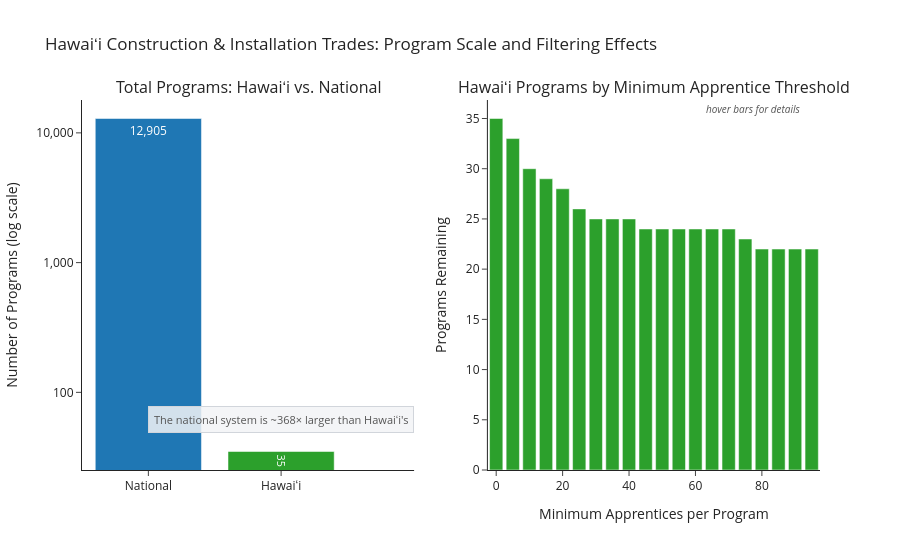

The cell this chart's notebook holds for it:
### Markdown cell above
## 6. Program Scale Visualization

### Code cell
hi_total  = len(hi_metrics_by_program)
nat_total = len(national_metrics_by_program)

min_n_values = np.arange(0, 100, 5)
hi_counts    = [(hi_metrics_by_program['total_apprentices'] >= n).sum() for n in min_n_values]
hi_pct       = [c / hi_total for c in hi_counts]

fig = make_subplots(
    rows=1, cols=2,
    subplot_titles=[
        "Total Programs: Hawaiʻi vs. National",
        "Hawaiʻi Programs by Minimum Apprentice Threshold"
    ],
    specs=[[{"type": "bar"}, {"type": "xy"}]]
)

fig.add_trace(go.Bar(
    x=["National", "Hawaiʻi"], y=[nat_total, hi_total],
    text=[f"{nat_total:,}", f"{hi_total:,}"],
    textposition="inside", textfont=dict(color="white"),
    marker_color=["#1f77b4", "#2ca02c"],
    hovertemplate="<b>%{x}</b><br>Programs: %{y:,}<extra></extra>",
    showlegend=False,
), row=1, col=1)

fig.add_annotation(
    x=1, y=0.10, xref="x1", yref="paper",
    text=f"The national system is ~{nat_total // hi_total}× larger than Hawaiʻi's",
    showarrow=False,
    font=dict(size=11, color="#555555"),
    bgcolor="rgba(243,244,246,0.85)", bordercolor="#D1D5DB",
    borderwidth=1, borderpad=5
)

fig.add_trace(go.Bar(
    x=min_n_values, y=hi_counts,
    marker_color="#2ca02c",
    hovertemplate=(
        "<b>Minimum Apprentices: %{x}</b><br>"
        "Programs Remaining: %{y}<br>"
        "Share Retained: %{customdata:.1%}<extra></extra>"
    ),
    customdata=hi_pct, showlegend=False,
), row=1, col=2)

fig.add_annotation(
    x=.95, y=1, xref="x2 domain", yref="y2 domain",
    text="hover bars for details", showarrow=False,
    font=dict(size=10, color="#555555", style="italic"), xanchor="right",
)

fig.update_layout(
    title=f"{scope_label}: Program Scale and Filtering Effects",
    template="simple_white", showlegend=False, height=550,
)
fig.update_yaxes(
    type="log", title="Number of Programs (log scale)",
    tickvals=[1, 10, 100, 1000, 10000, 30000],
    ticktext=["1", "10", "100", "1,000", "10,000", "30,000"],
    row=1, col=1
)
fig.update_xaxes(title="Minimum Apprentices per Program", row=1, col=2)
fig.update_yaxes(title="Programs Remaining", row=1, col=2)
fig.show()

### Figure 1 — Plotly figure (JSON) as saved in the notebook; plotly's stock layout.template omitted (floating-point values rounded to 4 significant figures)
{"data": [{"hovertemplate": "<b>%{x}</b><br>Programs: %{y:,}<extra></extra>", "marker": {"color": ["#1f77b4", "#2ca02c"]}, "showlegend": false, "text": ["12,905", "35"], "textfont": {"color": "white"}, "textposition": "inside", "type": "bar", "x": ["National", "Hawaiʻi"], "xaxis": "x", "y": [12905, 35], "yaxis": "y"}, {"customdata": [1, 0.9429, 0.8571, 0.8286, 0.8, 0.7429, 0.7143, 0.7143, 0.7143, 0.6857, 0.6857, 0.6857, 0.6857, 0.6857, 0.6857, 0.6571, 0.6286, 0.6286, 0.6286, 0.6286], "hovertemplate": "<b>Minimum Apprentices: %{x}</b><br>Programs Remaining: %{y}<br>Share Retained: %{customdata:.1%}<extra></extra>", "marker": {"color": "#2ca02c"}, "showlegend": false, "type": "bar", "x": [0, 5, 10, 15, 20, 25, 30, 35, 40, 45, 50, 55, 60, 65, 70, 75, 80, 85, 90, 95], "xaxis": "x2", "y": [35, 33, 30, 29, 28, 26, 25, 25, 25, 24, 24, 24, 24, 24, 24, 23, 22, 22, 22, 22], "yaxis": "y2"}], "layout": {"annotations": [{"font": {"size": 16}, "showarrow": false, "text": "Total Programs: Hawaiʻi vs. National", "x": 0.225, "xanchor": "center", "xref": "paper", "y": 1, "yanchor": "bottom", "yref": "paper"}, {"font": {"size": 16}, "showarrow": false, "text": "Hawaiʻi Programs by Minimum Apprentice Threshold", "x": 0.775, "xanchor": "center", "xref": "paper", "y": 1, "yanchor": "bottom", "yref": "paper"}, {"bgcolor": "rgba(243,244,246,0.85)", "bordercolor": "#D1D5DB", "borderpad": 5, "borderwidth": 1, "font": {"color": "#555555", "size": 11}, "showarrow": false, "text": "The national system is ~368× larger than Hawaiʻi's", "x": 1, "xref": "x", "y": 0.1, "yref": "paper"}, {"font": {"color": "#555555", "size": 10, "style": "italic"}, "showarrow": false, "text": "hover bars for details", "x": 0.95, "xanchor": "right", "xref": "x2 domain", "y": 1, "yref": "y2 domain"}], "height": 550, "showlegend": false, "title": {"text": "Hawaiʻi Construction & Installation Trades: Program Scale and Filtering Effects"}, "xaxis": {"anchor": "y", "domain": [0, 0.45]}, "xaxis2": {"anchor": "y2", "domain": [0.55, 1], "title": {"text": "Minimum Apprentices per Program"}}, "yaxis": {"anchor": "x", "domain": [0, 1], "ticktext": ["1", "10", "100", "1,000", "10,000", "30,000"], "tickvals": [1, 10, 100, 1000, 10000, 30000], "title": {"text": "Number of Programs (log scale)"}, "type": "log"}, "yaxis2": {"anchor": "x2", "domain": [0, 1], "title": {"text": "Programs Remaining"}}}}
